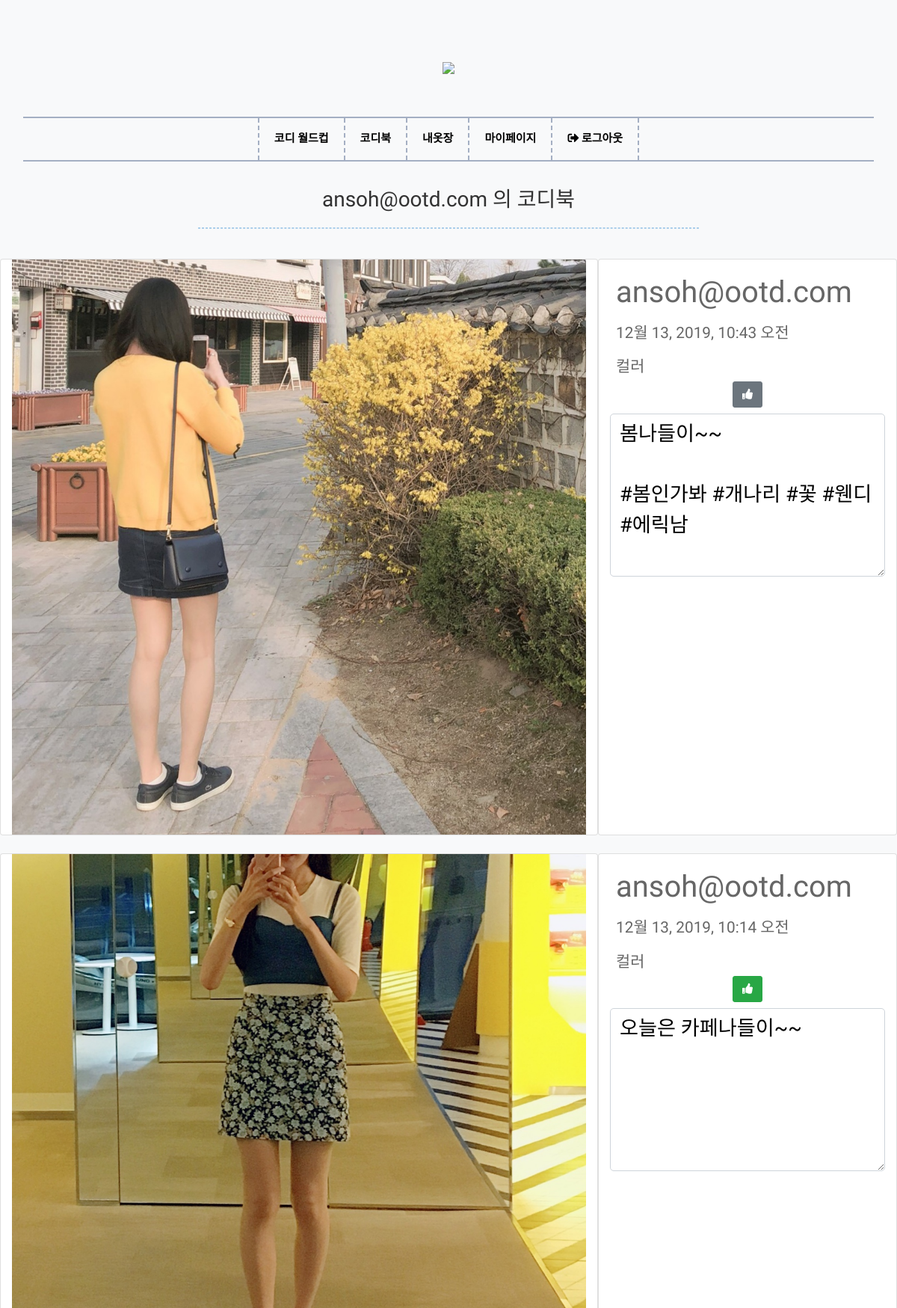
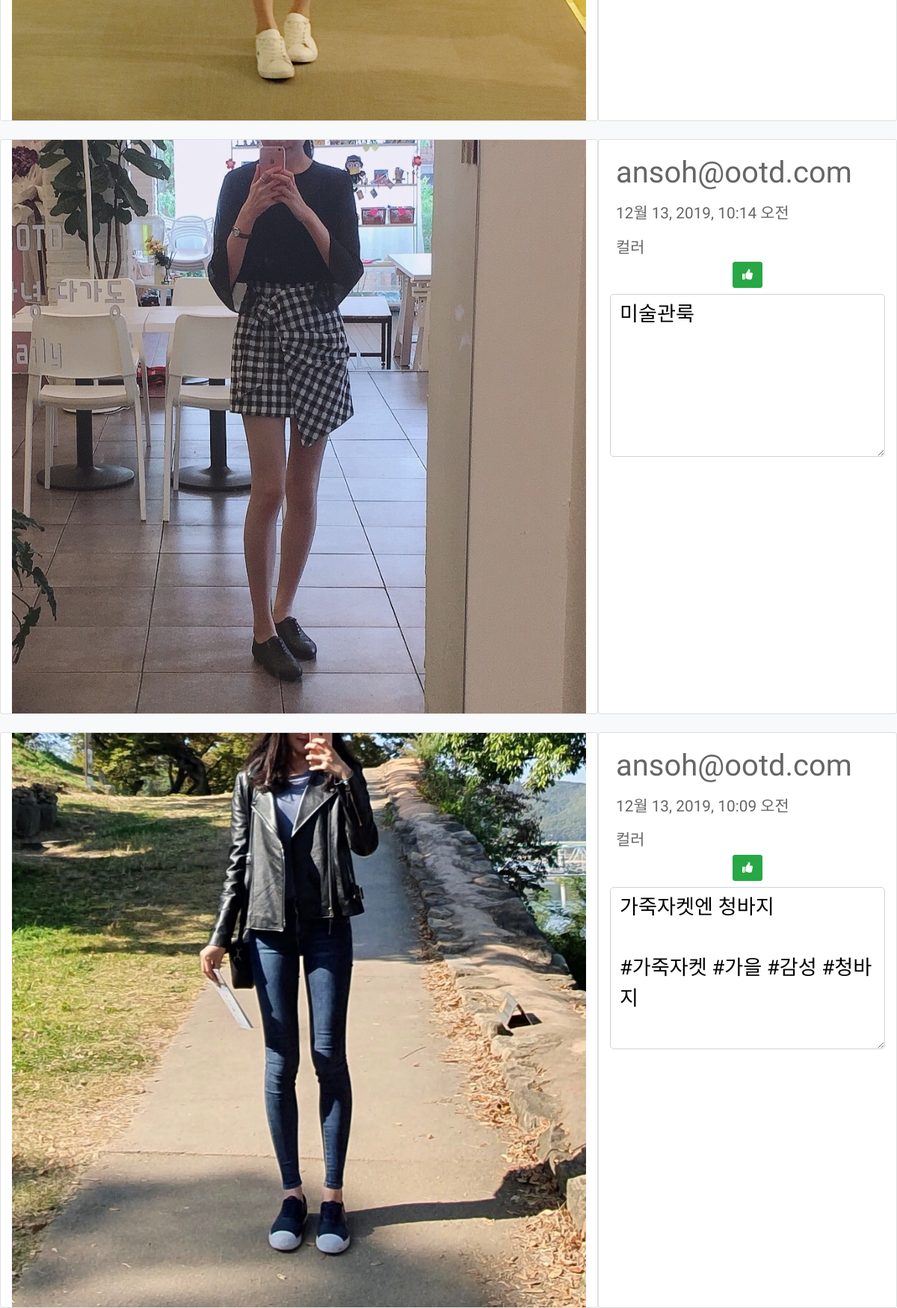
Page /codi/codiBooks/8/ (signed in, upper part) on the committed database (2 pictures, top to bottom).
### codi/models.py (models this page shows)
class Article(models.Model):
    contents = models.TextField()
    created_at = models.DateTimeField(auto_now_add=True)
    updated_at = models.DateTimeField(auto_now=True)
    user = models.ForeignKey(settings.AUTH_USER_MODEL, on_delete=models.CASCADE)
    user_likes = models.ManyToManyField(settings.AUTH_USER_MODEL, related_name="article_likes")
    domColor = models.CharField(max_length=40, blank=True)
    palColor1 = models.CharField(max_length=40, blank=True)
    palColor2 = models.CharField(max_length=40, blank=True)
    palColor3 = models.CharField(max_length=40, blank=True)
    palColor4 = models.CharField(max_length=40, blank=True)
    image = models.ImageField(blank=True)
    image_thumbnail = ImageSpecField(
        source='image',
        processors=[ResizeToFit(1000,1000)],
        format='JPEG',
        options={'quality':100}
    )

### codi/views.py (the view)
# urls.py: path('codiBooks/<int:user_id>/', codi_views.codiBooks, name="codiBooks"),
@login_required
def codiBooks(request, user_id):
    articles = Article.objects.filter(user_id=user_id).order_by("-created_at")
    user_name = articles[0].user.username
    context = {
        'articles': articles,
        'user_name': user_name,
    }
    return render(request, 'codi/codiBooks.html', context)

### codi/templates/codi/codiBooks.html (shortened to what this page needs)
{% extends 'codi/base.html' %}
{% load static %}
{% block content %}
<section class="ftco-section testimony-section bg-light">
    <div class="container" style="margin-top:150px;">
        <div class="row justify-content-center mb-3">
            <div class="col-md-7 text-center heading-section ftco-animate">
                <h3 class="mb-3">{{user_name}} 의 코디북</h3>
                <hr style="width:auto; border: 1px dashed #ABCEEA;">
            </div>
        </div>
    </div>
    <div class="container">
        {% for article in articles %}
        <div class="row mt-4">
            <div class="card col-8" style="max-height: 50rem;">
                {% if article.image %}
                    <img src="{{article.image_thumbnail.url}}" style="max-height: 100%; width: auto;" class="d-block w-80" alt="{{article.image_thumbnail.url}}">
                {% endif %}
            </div>
            <div class="card col-4" style="max-height: 50rem;">
                <div class="text-center mt-2">
                    <div class="row float-left ml-2">
                        <span class="muted" style="font-size: 2.5rem">{{article.user.username}}</span>
                    </div>
                    <div class="row float-left ml-2">
                        <span class="muted" style="font-size: 1.3rem">{{article.updated_at}}</span>
                    </div>
                </div>
                <div class="mt-2 ml-2" style="font-size: 1.3em">컬러</div>
                <div class="mb-2" style="text-align: center;">
                    {% if user in article.user_likes.all %}
                        <button type="button" class="btn btn-success likes" data-article-id='{{article.id}}'><i class="fas fa-thumbs-up"></i>{{count}}</button>
                    {% else %}
                        <button type="button" class="btn btn-secondary likes" data-article-id='{{article.id}}'><i class="fas fa-thumbs-up"></i></button>
                    {% endif %}
                </div>
                <textarea name="contents" class="form-control mb-2" style="font-size: 1.7em"  rows="5" disabled>{{article.contents}}</textarea>
            </div>
        </div>
        {% endfor %}
    </div>
</section>
{% endblock content %}

### codi/templates/codi/base.html (shortened to what this page needs)
{% load static %}
<!DOCTYPE html>
<html lang="en">
<head>
    <link rel="stylesheet" href="//use.fontawesome.com/releases/v5.0.7/css/all.css">
    <link rel="stylesheet" href= "{% static 'css/open-iconic-bootstrap.min.css' %}">
    <link rel="stylesheet" href= "{% static 'css/animate.css' %}">
    <link rel="stylesheet" href= "{% static 'css/owl.carousel.min.css' %}">
    <link rel="stylesheet" href= "{% static 'css/owl.theme.default.min.css' %}">
    <link rel="stylesheet" href= "{% static 'css/magnific-popup.css' %}">
    <link rel="stylesheet" href= "{% static 'css/aos.css' %}">
    <link rel="stylesheet" href= "{% static 'css/ionicons.min.css' %}">
    <link rel="stylesheet" href= "{% static 'css/bootstrap-datepicker.css' %}">
    <link rel="stylesheet" href= "{% static 'css/jquery.timepicker.css' %}">
    <link rel="stylesheet" href= "{% static 'css/flaticon.css' %}">
    <link rel="stylesheet" href= "{% static 'css/icomoon.css' %}">
    <link rel="stylesheet" href= "{% static 'css/style.css' %}">
</head>
<body>
<nav class="navbar navbar-expand-lg navbar-dark bg-dark ftco-navbar-light" id="ftco-navbar">
    <div class="container" style="display:inline-block;">
        <a class="navbar-brand" href="{% url 'codi:codi' %}" style="display:table; margin-left:auto; margin-right:auto; margin-bottom:10px;"><img src = "{% static "images/icon.png" %}" style="width: 300px; height: auto;"></a>
        <div class="collapse navbar-collapse" id="ftco-nav"
        style='display:inline-block; border-bottom: 2px solid #A4AFC3; border-top: 2px solid #A4AFC3;'>
        <ul class="navbar-nav ml-auto" style="margin-left: auto; margin-right: auto;">
            <li class="nav-item"><a href="{% url 'codi:codiWorldcup' %}" class="nav-link goCodicup"
            style = "border-right: 2px dashed #A4AFC3; border-left: 2px dashed #A4AFC3;">코디 월드컵</a></li>
            <li class="nav-item"><a href="{% url 'codi:allCodiBook' %}" class="nav-link" style = "border-right : 2px dashed #A4AFC3;">코디북</a></li>
            <li class="nav-item"><a href="{% url 'codi:myCloset' %}" class="nav-link" style = "border-right : 2px dashed #A4AFC3;">내옷장</a></li>
            {% if user.is_authenticated %}
                <li class="nav-item"><a href="{% url 'codi:mypage' %}" class="nav-link" style = "border-right : 2px dashed #A4AFC3;">마이페이지</a></li>
                <li class="nav-item"><a href="{% url 'accounts:logout' %}" class="nav-link" style = "border-right : 2px dashed #A4AFC3;"><i class="fas fa-sign-out-alt"></i> 로그아웃</a></li>
            {% else %}
                <li class="nav-item"><a href="{% url 'accounts:login' %}" class="nav-link" style = "border-right : 2px dashed #A4AFC3;">로그인</a></li>
            {% endif %}
        </ul>
        </div>
    </div>
</nav>
{% block content %}
{% endblock content %}
</body>
</html>

### rows in the picture
Article: image_thumbnail (picture), user.username "ansoh@ootd.com", updated_at "12월 13, 2019, 10:43 오전", contents "봄나들이~~ #봄인가봐 #개나리 #꽃 #웬디 #에릭남"
Article: image_thumbnail (picture), user.username "ansoh@ootd.com", updated_at "12월 13, 2019, 10:14 오전", contents "오늘은 카페나들이~~"
Article: image_thumbnail (picture), user.username "ansoh@ootd.com", updated_at "12월 13, 2019, 10:14 오전", contents "미술관룩"
Article: image_thumbnail (picture), user.username "ansoh@ootd.com", updated_at "12월 13, 2019, 10:09 오전", contents "가죽자켓엔 청바지 #가죽자켓 #가을 #감성 #청바지"

### other values in the picture
{{ user_name }} "ansoh@ootd.com"
